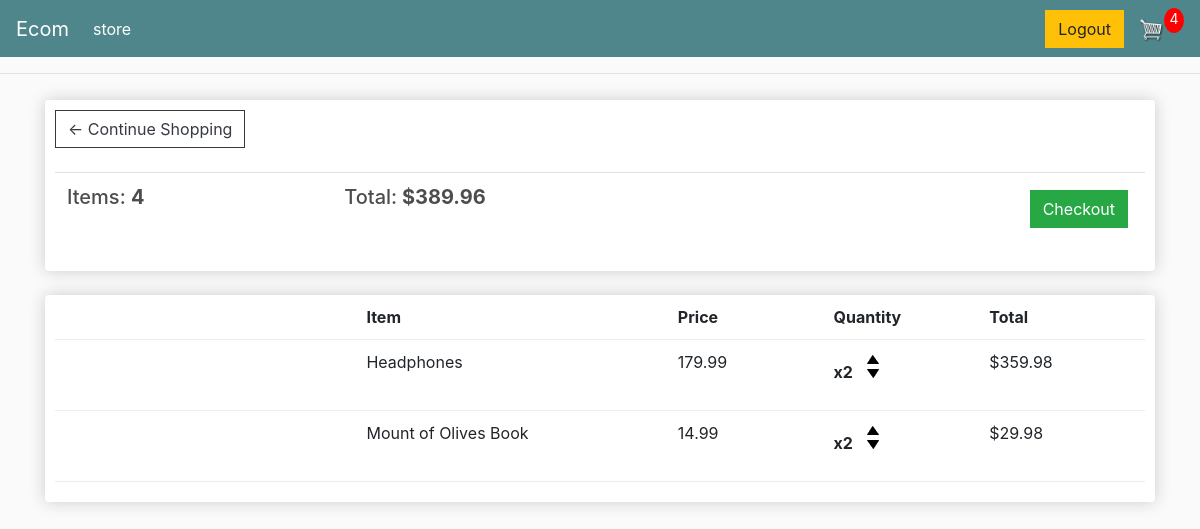
The page /cart/ (signed in) on the database as committed earlier.
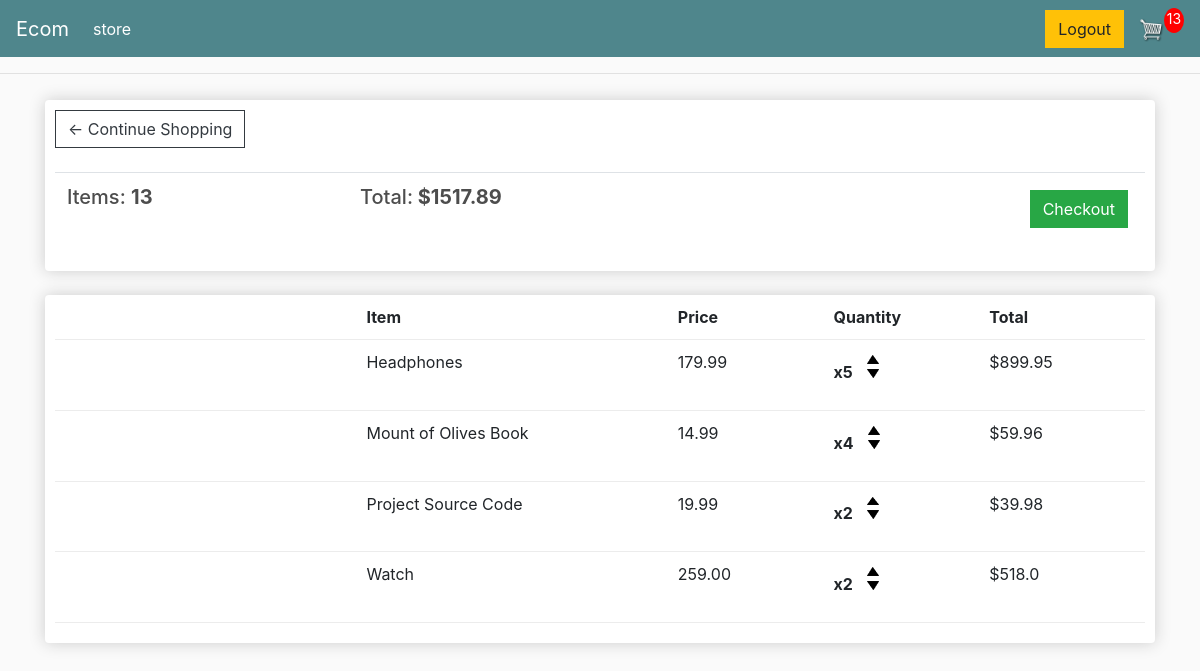
The same page on the database as committed later.
### store/models.py (models this page shows, shortened)
class Order(models.Model):
    customer = models.ForeignKey(Customer , on_delete=models.SET_NULL , null=True , blank = True)
    date_ordered = models.DateTimeField(auto_now_add=True)
    complete = models.BooleanField(default=False)
    transaction_id = models.CharField(max_length=100 , null=True)
    @property
    def get_cart_total(self):
        orderitems =  self.orderitem_set.all()
        total = sum([item.get_total for item in orderitems])
        return total
    @property
    def get_cart_items(self):
        orderitems = self.orderitem_set.all()
        total = sum([item.quantity for item in orderitems])
        return total

class OrderItem(models.Model):
    product = models.ForeignKey(Product , on_delete=models.SET_NULL , null=True )
    order = models.ForeignKey(Order , on_delete=models.SET_NULL , null=True )
    quantity = models.IntegerField(default=0 , blank=True , null=True)
    date_added = models.DateTimeField(auto_now_add=True)
    @property
    def get_total(self):
        total = self.product.price * self.quantity
        return total

class Product(models.Model):
    name = models.CharField(max_length=200)
    price = models.FloatField()
    digital = models.BooleanField(default=False , null=True , blank=True)
    image = CloudinaryField('image')
    @property
    def imageURL(self):
        try:
            url = self.image.url
        except:
            url = ''
        return url

### store/views.py (the view)
# urls.py: path('cart/' ,views.cart, name='cart'),
@login_required
def cart(request):
    if request.user.is_authenticated:
        customer = request.user.customer
        order,created = Order.objects.get_or_create(customer = customer , complete = False)
        items = order.orderitem_set.all()
        cart_items = order.get_cart_items
    else:
        items = []
        order = {'get_cart_total':0 , 'get_cart_items':0 ,'shippping':False}
        cart_items = order['get_cart_items']
    context = {'items':items , 'order':order , 'cart_items': cart_items}
    return render(request,'store/cart.html' , context)

### store/templates/store/cart.html (shortened to what this page needs)
{% extends 'store/main.html' %}
{% load static %}
{% load i18n %}
{% block content %}
<div class="row">
	<div class="col-lg-12">
		<div class="box-element">
            <a href="{% url 'store' %}" class="btn btn-outline-dark">&#x2190; Continue Shopping</a>
            <br>
            <br>
            <table class="table">
                <tr>
                    <th><h5>Items: <strong>{{order.get_cart_items}}</strong></h5></th>
                    <th><h5>Total:<strong> ${{order.get_cart_total|floatformat:2}}</strong></h5></th>
                    <th>
                        <a  style="float:right; margin:5px;" class="btn btn-success" href="{% url 'checkout' %}">Checkout</a>
                    </th>
                </tr>
            </table>
        </div>
		<br>
		<div class="box-element">
            <div class="cart-row">
                <div style="flex:2"></div>
                <div style="flex:2"><strong>Item</strong></div>
                <div style="flex:1"><strong>Price</strong></div>
                <div style="flex:1"><strong>Quantity</strong></div>
                <div style="flex:1"><strong>Total</strong></div>
            </div>
            {% for item in items %}
            <div class="cart-row">
                <div style="flex:2"><img class="row-image" src="{{item.product.imageURL}}"></div>
                <div style="flex:2"><p>{{item.product.name}}</p></div>
                <div style="flex:1"><p>{{item.product.price |floatformat:2}}</p></div>
                <div style="flex:1">
                    <p class="quantity">x{{item.quantity}}</p>
                    <div class="quantity">
                        <img data-product="{{item.product.id}}" data-action="add" class="chg-quantity update-cart"  src="{% static  'images/arrow-up.png' %}">
                        <img data-product="{{item.product.id}}" data-action="remove" class="chg-quantity update-cart" src="{% static  'images/arrow-down.png' %}">
                    </div>
                </div>
                <div style="flex:1"><p>${{item.get_total}}</p></div>
            </div>
            {% endfor %}
        </div>
	</div>
</div>
{% endblock content %}

Rows that differ between the two databases and show on the page:
changed through a linked row, Order: get_cart_items "4" → "13"; get_cart_total "389.96" → "1517.89"
changed OrderItem "Headphones": quantity "2" → "5"; get_total "359.98" → "899.95"
changed OrderItem "Mount of Olives Book": quantity "2" → "4"; get_total "29.98" → "59.96"
added OrderItem: product.name "Project Source Code", product.price "19.99", quantity "2", get_total "39.98"
added OrderItem: product.name "Watch", product.price "259.00", quantity "2", get_total "518.0"
Other text that changed with them:
{{ cart_items }}: "4" → "13"
